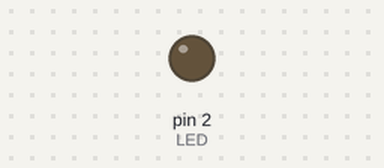
A sketch run on a simulated Arduino Uno, built with avr-gcc and run on an emulated ATmega328P. Shown: output pins drawn as LEDs (lit = HIGH).

Above: at 1.0 s.
At 3.0 s:
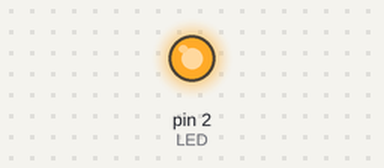
Timing chart, 0 to 5.2 s (numbered marks = the images above):
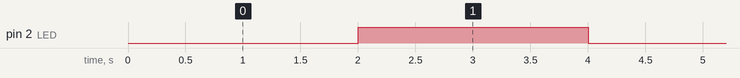

The sketch:

Blink.ino
```cpp
int LED=2;
void setup() {
  // Set pin mode
  pinMode(LED,OUTPUT);
}

void loop() {
  delay(2000);
  digitalWrite(LED,HIGH);
  delay(2000);
  digitalWrite(LED,LOW);
}
```

Measured:
- by itself, pin 2 (LED): alternates HIGH for 2.0 s and LOW for 2.0 s
